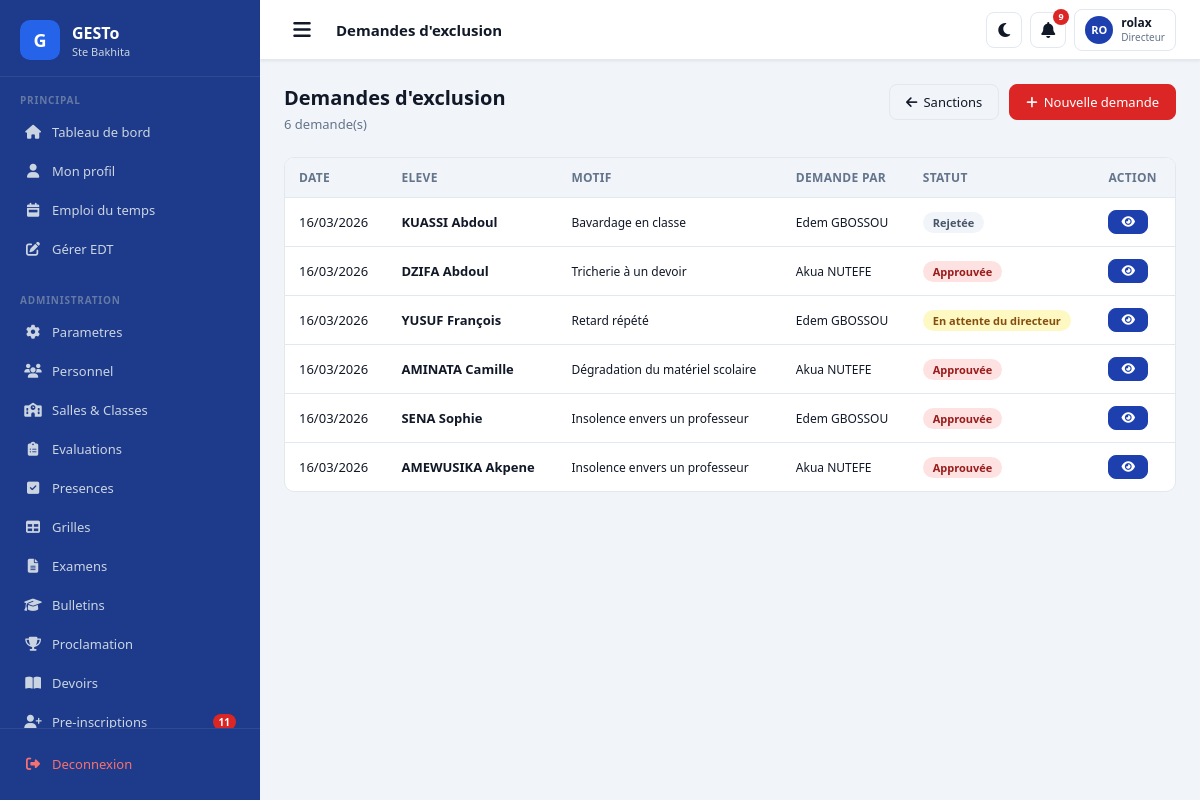
The app's page /discipline/exclusions/ (signed in) with its own data.
### apps/authentication/models.py (models this page shows, shortened)
class CustomUser(AbstractUser):
    ROLES = [
        ('DIRECTEUR', 'Directeur'),
        ('CENSEUR', 'Censeur'),
        ('PROFESSEUR', 'Professeur'),
        ('COMPTABLE', 'Comptable'),
        ('SURVEILLANT', 'Surveillant'),
        ('SECRETAIRE', 'Secrétaire'),
        ('PARENT', 'Parent'),
        ('ELEVE', 'Élève'),
    ]
    role = models.CharField(max_length=20, choices=ROLES, default='ELEVE')
    telephone = models.CharField(max_length=20, blank=True)
    telephone_wa = models.CharField(max_length=20, blank=True,
        help_text="Numéro WhatsApp avec indicatif ex: +22890000000")
    wa_verifie = models.BooleanField(default=False)
    photo = models.ImageField(upload_to='photos/personnel/', null=True, blank=True)
    adresse = models.CharField(max_length=200, blank=True)
    specialite = models.CharField(max_length=100, blank=True)
    date_prise_service = models.DateField(null=True, blank=True)
    preferences_notifications = models.JSONField(default=dict, blank=True)
    created_at = models.DateTimeField(auto_now_add=True)
    class Meta:
        verbose_name = 'Utilisateur'
        verbose_name_plural = 'Utilisateurs'
    @property
    def nom_complet(self):
        return self.get_full_name() or self.username

### apps/discipline/models.py (models this page shows)
class DemandeExclusion(models.Model):
    STATUTS = [
        ('EN_ATTENTE', 'En attente du directeur'),
        ('APPROUVEE', 'Approuvée'),
        ('REJETEE', 'Rejetée'),
    ]
    eleve = models.ForeignKey(
        'students.Eleve', on_delete=models.CASCADE, related_name='exclusions')
    motif = models.TextField()
    statut = models.CharField(max_length=15, choices=STATUTS, default='EN_ATTENTE')
    demandee_par = models.ForeignKey(
        'authentication.CustomUser', on_delete=models.SET_NULL,
        null=True, related_name='exclusions_demandees')
    traitee_par = models.ForeignKey(
        'authentication.CustomUser', on_delete=models.SET_NULL,
        null=True, blank=True, related_name='exclusions_traitees')
    commentaire_directeur = models.TextField(blank=True)
    created_at = models.DateTimeField(auto_now_add=True)
    traitee_at = models.DateTimeField(null=True, blank=True)
    class Meta:
        ordering = ['-created_at']

### apps/students/models.py (models this page shows, shortened)
class Eleve(models.Model):
    SEXES = [('M', 'Masculin'), ('F', 'Féminin')]
    STATUTS = [
        ('INSCRIT', 'Inscrit'), ('ACTIF', 'Actif'),
        ('SUSPENDU', 'Suspendu'), ('EXCLU', 'Exclu'), ('TRANSFERE', 'Transféré'),
    ]
    user = models.OneToOneField(
        'authentication.CustomUser', on_delete=models.CASCADE,
        related_name='profil_eleve', null=True, blank=True)
    matricule = models.CharField(max_length=30, unique=True)
    nom = models.CharField(max_length=100)
    prenom = models.CharField(max_length=100)
    sexe = models.CharField(max_length=1, choices=SEXES)
    date_naissance = models.DateField(null=True, blank=True)
    lieu_naissance = models.CharField(max_length=100, blank=True)
    photo = models.ImageField(upload_to='photos/eleves/', null=True, blank=True)
    statut = models.CharField(max_length=20, choices=STATUTS, default='INSCRIT')
    redoublant = models.BooleanField(default=False)
    contact_urgence = models.CharField(max_length=100, blank=True)
    telephone_urgence = models.CharField(max_length=20, blank=True)
    groupe_sanguin = models.CharField(max_length=5, blank=True)
    allergies = models.TextField(blank=True)
    created_at = models.DateTimeField(auto_now_add=True)
    class Meta:
        verbose_name = 'Élève'
        ordering = ['nom', 'prenom']
    @property
    def nom_complet(self):
        return f"{self.nom} {self.prenom}"

### apps/discipline/views.py (the view)
        def wrapper(request, *args, **kwargs):
            if not request.user.is_authenticated:
                return redirect('login')
            if not (request.user.is_superuser or request.user.role in roles):
                messages.error(request, "Acces refuse.")
                return redirect('dashboard')
            return view_func(request, *args, **kwargs)

### apps/academic/models.py (called while the page is built)
    @classmethod
    def active(cls):
        return cls.objects.filter(est_active=True).first()

    @classmethod
    def active(cls, annee=None):
        qs = cls.objects.filter(est_active=True)
        if annee:
            qs = qs.filter(annee=annee)
        return qs.first()

### apps/core/templatetags/extras.py (called while the page is built)
@register.filter
def initiales(user):
    try:
        f = (user.first_name or '')[:1].upper()
        l = (user.last_name or '')[:1].upper()
        return f"{f}{l}" or user.username[:2].upper()
    except Exception:
        return '??'

### apps/discipline/views.py (called while the page is built)
def role_requis(*roles):
    def decorator(view_func):
        def wrapper(request, *args, **kwargs):
            if not request.user.is_authenticated:
                return redirect('login')
            if not (request.user.is_superuser or request.user.role in roles):
                messages.error(request, "Acces refuse.")
                return redirect('dashboard')
            return view_func(request, *args, **kwargs)
        wrapper.__name__ = view_func.__name__
        return wrapper
    return decorator

@login_required
@role_requis('DIRECTEUR', 'CENSEUR', 'SURVEILLANT')
def liste_exclusions(request):
    exclusions = DemandeExclusion.objects.select_related(
        'eleve', 'demandee_par', 'traitee_par'
    ).order_by('-created_at')
    return render(request, 'discipline/liste_exclusions.html', {
        'exclusions': exclusions,
        'statuts': DemandeExclusion.STATUTS,
    })

### templates/discipline/liste_exclusions.html (shortened to what this page needs)
{% extends 'base.html' %}
{% block page_title %}Demandes d'exclusion{% endblock %}
{% block content %}
<div class="page-header">
  <div>
    <h1>Demandes d'exclusion</h1>
    <p>{{ exclusions.count }} demande(s)</p>
  </div>
  <div style="display:flex;gap:10px">
    <a href="{% url 'liste_sanctions' %}" class="btn btn-secondary">
      <i class="fas fa-arrow-left"></i> Sanctions
    </a>
    <a href="{% url 'nouvelle_exclusion' %}" class="btn btn-danger">
      <i class="fas fa-plus"></i> Nouvelle demande
    </a>
  </div>
</div>
<div class="table-container">
  <table class="table">
    <thead>
      <tr>
        <th>Date</th>
        <th>Eleve</th>
        <th>Motif</th>
        <th>Demande par</th>
        <th>Statut</th>
        <th>Action</th>
      </tr>
    </thead>
    <tbody>
      {% for e in exclusions %}
      <tr>
        <td>{{ e.created_at|date:"d/m/Y" }}</td>
        <td>
          <strong>{{ e.eleve.nom_complet }}</strong>
        </td>
        <td style="font-size:12px">
          {{ e.motif|truncatechars:60 }}
        </td>
        <td style="font-size:12px">
          {{ e.demandee_par.nom_complet }}
        </td>
        <td>
          <span class="badge
            {% if e.statut == 'EN_ATTENTE' %}badge-warning
            {% elif e.statut == 'APPROUVEE' %}badge-danger
            {% else %}badge-gray{% endif %}">
            {{ e.get_statut_display }}
          </span>
        </td>
        <td>
          <a href="{% url 'detail_exclusion' e.pk %}"
             class="btn btn-primary btn-sm">
            <i class="fas fa-eye"></i>
          </a>
        </td>
      </tr>
      {% endfor %}
    </tbody>
  </table>
</div>
{% endblock %}

### templates/base.html (shortened to what this page needs)
{% load static %}
{% load extras %}
<!DOCTYPE html>
<html lang="fr" data-theme="light">
<head>
  <link rel="stylesheet" href="{% static 'css/main.css' %}">
  <link rel="stylesheet"
        href="https://cdnjs.cloudflare.com/ajax/libs/font-awesome/6.5.0/css/all.min.css">
</head>
<body data-session-remaining="{{ session_remaining }}">
<div class="layout">
  <aside class="sidebar" id="sidebar">
    <div class="sidebar-logo">
      <div class="logo-icon">G</div>
      <div class="logo-text">
        <h1>GESTo</h1>
        <p>Ste Bakhita</p>
      </div>
    </div>
    <div style="flex:1;overflow-y:auto">
      <div class="sidebar-section">
        <div class="sidebar-section-label">Principal</div>
        <a href="{% url 'dashboard' %}"
           class="nav-item {% if request.path == '/' %}active{% endif %}">
          <span class="nav-icon"><i class="fas fa-home"></i></span>
          <span>Tableau de bord</span>
        </a>
        <a href="/profil/"
           class="nav-item {% if '/profil/' in request.path %}active{% endif %}">
          <span class="nav-icon"><i class="fas fa-user"></i></span>
          <span>Mon profil</span>
        </a>
        <a href="{% url 'vue_edt' %}"
           class="nav-item {% if '/emploi-du-temps/' in request.path %}active{% endif %}">
          <span class="nav-icon"><i class="fas fa-calendar-week"></i></span>
          <span>Emploi du temps</span>
        </a>
        {% if request.user.role in 'DIRECTEUR CENSEUR' %}
        <a href="{% url 'gestion_edt' %}"
           class="nav-item {% if '/emploi-du-temps/gestion/' in request.path %}active{% endif %}">
          <span class="nav-icon"><i class="fas fa-edit"></i></span>
          <span>Gérer EDT</span>
        </a>
        {% endif %}
      </div>
      {% if request.user.role in 'DIRECTEUR CENSEUR' %}
      <div class="sidebar-section">
        <div class="sidebar-section-label">Administration</div>
        {% if request.user.role == 'DIRECTEUR' or request.user.role == 'CENSEUR' %}
        <a href="{% url 'parametres' %}"
           class="nav-item {% if '/parametres/' in request.path %}active{% endif %}">
          <span class="nav-icon"><i class="fas fa-cog"></i></span>
          <span>Parametres</span>
        </a>
        {% endif %}
        <a href="/personnel/"
           class="nav-item {% if '/personnel/' in request.path %}active{% endif %}">
          <span class="nav-icon"><i class="fas fa-users"></i></span>
          <span>Personnel</span>
        </a>
        <a href="/salles/"
           class="nav-item {% if '/salles/' in request.path %}active{% endif %}">
          <span class="nav-icon"><i class="fas fa-school"></i></span>
          <span>Salles & Classes</span>
        </a>
        <a href="{% url 'liste_evaluations' %}"
           class="nav-item {% if '/notes/' in request.path %}active{% endif %}">
          <span class="nav-icon"><i class="fas fa-clipboard-list"></i></span>
          <span>Evaluations</span>
        </a>
        <a href="{% url 'liste_seances' %}"
           class="nav-item {% if '/presences/' in request.path %}active{% endif %}">
          <span class="nav-icon"><i class="fas fa-check-square"></i></span>
          <span>Presences</span>
        </a>
        <a href="{% url 'liste_grilles' %}"
           class="nav-item {% if '/notes/grilles/' in request.path %}active{% endif %}">
          <span class="nav-icon"><i class="fas fa-table"></i></span>
          <span>Grilles</span>
        </a>
        <a href="{% url 'liste_examens' %}"
           class="nav-item {% if '/notes/examens/' in request.path %}active{% endif %}">
          <span class="nav-icon"><i class="fas fa-file-alt"></i></span>
          <span>Examens</span>
        </a>
        <a href="{% url 'bulletins_salle' %}"
           class="nav-item {% if '/notes/bulletins/' in request.path %}active{% endif %}">
          <span class="nav-icon"><i class="fas fa-graduation-cap"></i></span>
          <span>Bulletins</span>
        </a>
        <a href="{% url 'proclamation' %}"
           class="nav-item {% if '/notes/proclamation/' in request.path %}active{% endif %}">
          <span class="nav-icon"><i class="fas fa-trophy"></i></span>
          <span>Proclamation</span>
        </a>
        <a href="{% url 'liste_devoirs' %}"
           class="nav-item {% if '/devoirs/' in request.path %}active{% endif %}">
          <span class="nav-icon"><i class="fas fa-book-open"></i></span>
          <span>Devoirs</span>
        </a>
        <a href="{% url 'liste_preinscriptions' %}"
           class="nav-item {% if '/inscription/admin/' in request.path %}active{% endif %}">
          <span class="nav-icon"><i class="fas fa-user-plus"></i></span>
          <span>Pre-inscriptions</span>
          {% if nb_preinscriptions_attente > 0 %}
          <span class="nav-badge">{{ nb_preinscriptions_attente }}</span>
          {% endif %}
        </a>
      </div>
      {% endif %}
    </div>
    <div class="sidebar-footer">
      <a href="/logout/" class="nav-item" style="color:#F87171">
        <span class="nav-icon"><i class="fas fa-sign-out-alt"></i></span>
        <span>Deconnexion</span>
      </a>
    </div>
  </aside>
  <div class="main-content">
    <nav class="navbar-top">
      <button class="navbar-toggle" onclick="toggleSidebar()">
        <i class="fas fa-bars"></i>
      </button>
      <span class="navbar-title">{% block page_title %}Tableau de bord{% endblock %}</span>
      <div class="navbar-actions">
        <button class="navbar-btn" id="theme-toggle"
                onclick="toggleTheme()" title="Mode sombre/clair">
          <i class="fas fa-moon"></i>
        </button>
        <a href="/messagerie/notifications/" class="navbar-btn"
           title="Notifications">
          <i class="fas fa-bell"></i>
          {% if nb_notifs > 0 %}
          <span class="notif-badge">{{ nb_notifs }}</span>
          {% endif %}
        </a>
        <a href="/profil/" class="user-menu">
          <div class="user-avatar">
            {{ request.user|initiales }}
          </div>
          <div class="user-info">
            <div class="user-name">{{ request.user.get_full_name|default:request.user.username|truncatechars:16 }}</div>
            <div class="user-role">{{ request.user.get_role_display }}</div>
          </div>
        </a>
      </div>
    </nav>
    <div class="page-body">
      {% block content %}{% endblock %}
    </div>
  </div>
</div>
</body>
</html>

### records on screen
CustomUser: user|initiales "RO", user.get_full_name "rolax", user.role "Directeur"
DemandeExclusion: created_at "16/03/2026", eleve.nom_complet "KUASSI Abdoul", motif "Bavardage en classe", demandee_par.nom_complet "Edem GBOSSOU", statut "Rejetée"
DemandeExclusion: created_at "16/03/2026", eleve.nom_complet "DZIFA Abdoul", motif "Tricherie à un devoir", demandee_par.nom_complet "Akua NUTEFE", statut "Approuvée"
DemandeExclusion: created_at "16/03/2026", eleve.nom_complet "YUSUF François", motif "Retard répété", demandee_par.nom_complet "Edem GBOSSOU", statut "En attente du directeur"
DemandeExclusion: created_at "16/03/2026", eleve.nom_complet "AMINATA Camille", motif "Dégradation du matériel scolaire", demandee_par.nom_complet "Akua NUTEFE", statut "Approuvée"
DemandeExclusion: created_at "16/03/2026", eleve.nom_complet "SENA Sophie", motif "Insolence envers un professeur", demandee_par.nom_complet "Edem GBOSSOU", statut "Approuvée"
DemandeExclusion: created_at "16/03/2026", eleve.nom_complet "AMEWUSIKA Akpene", motif "Insolence envers un professeur", demandee_par.nom_complet "Akua NUTEFE", statut "Approuvée"

### other values on screen
{{ nb_preinscriptions_attente }} "11"
{{ nb_notifs }} "9"
{{ exclusions.count }} "6"
